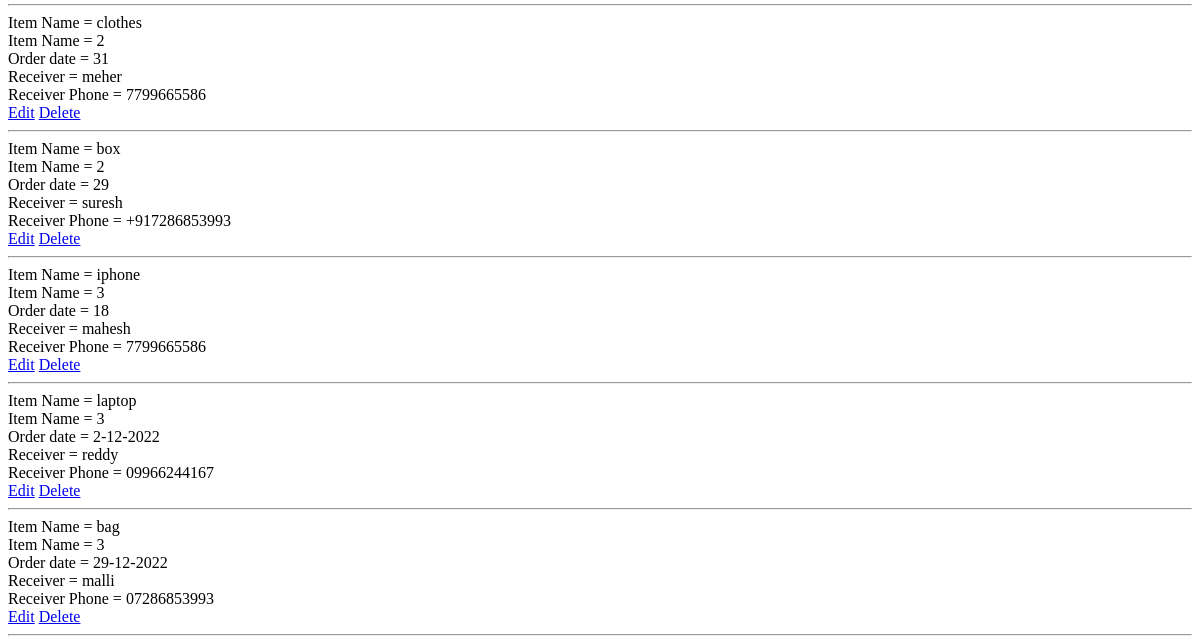
The page /list_items (lower part) on the database as committed earlier.
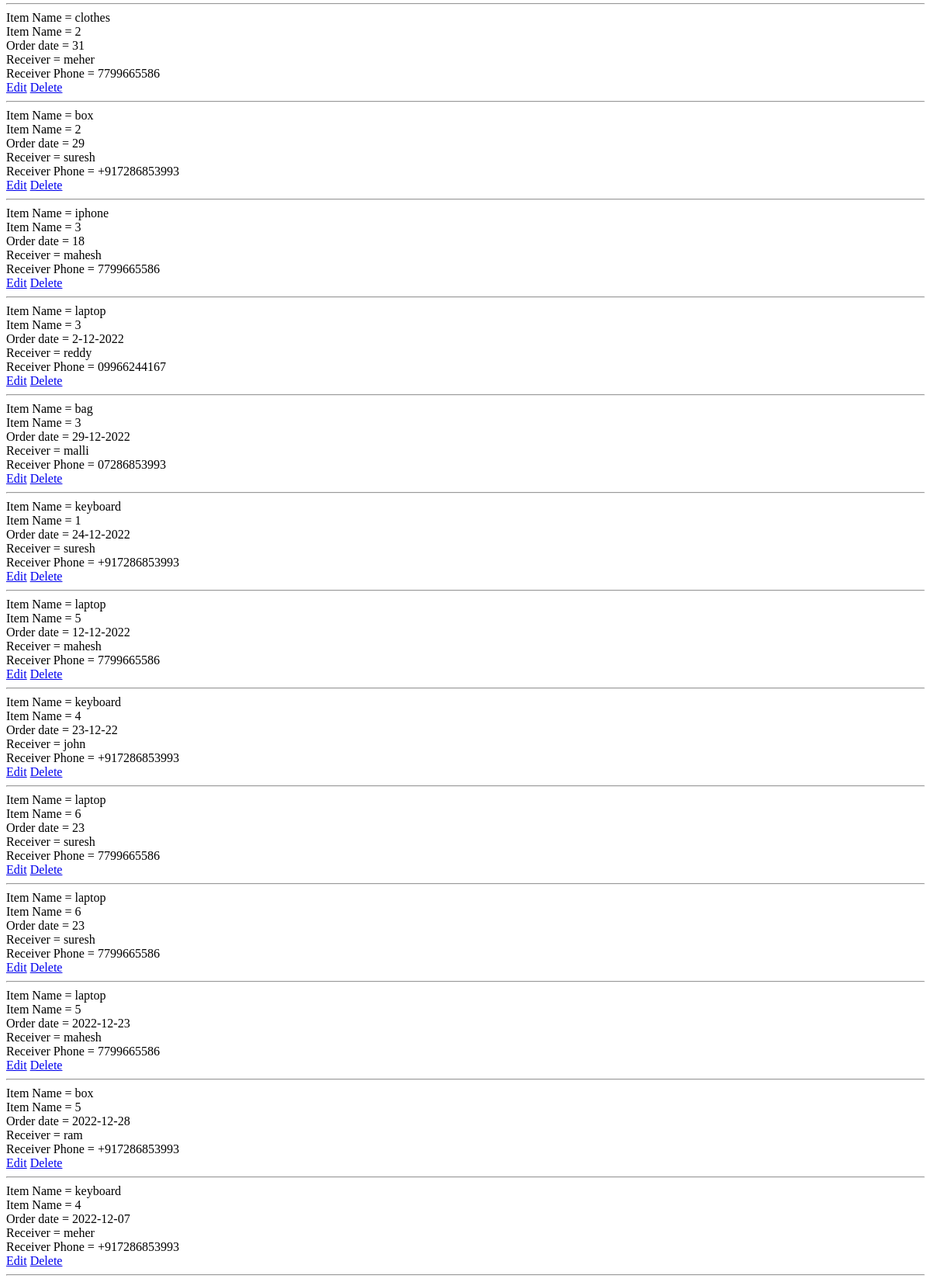
The same page on the database as committed later.
### tables this page shows
CREATE TABLE itemdetails ( id INTEGER PRIMARY KEY AUTOINCREMENT ,name text, weight text, date text, receiver text, receiver_phone text);

### app.py (the view)
@app.route('/list_items')
def list_items():
    with sqlite3.connect('database.db') as con:
        con.row_factory = sqlite3.Row
        cur = con.cursor()
        cur.execute('select * from itemdetails')
        row = cur.fetchall()
    print(row)
    return render_template('list_items.html', row=row)

### templates/list_items.html (shortened to what this page needs)
<!DOCTYPE html>
<html lang="en">
<head>
</head>
<body>
{% for i in row %}
Item Name = {{i.name}}<br>
Item Name = {{i.weight}}<br>
Order date = {{i.date}}<br>
Receiver = {{i.receiver}}<br>
Receiver Phone = {{i.receiver_phone}}<br>
<a href="/edit_item/{{i.id}}">Edit</a>
<a href="/delete_item/{{i.id}}">Delete</a><hr>
{% endfor %}
</body>
</html>

Rows that differ between the two databases and show on the page:
added itemdetails: name "keyboard", weight "1", date "24-12-2022", receiver "suresh", receiver_phone "+917286853993"
added itemdetails: name "laptop", weight "5", date "12-12-2022", receiver "mahesh", receiver_phone "7799665586"
added itemdetails: name "keyboard", weight "4", date "23-12-22", receiver "john", receiver_phone "+917286853993"
added itemdetails: name "laptop", weight "6", date "23", receiver "suresh", receiver_phone "7799665586"
added itemdetails: name "laptop", weight "6", date "23", receiver "suresh", receiver_phone "7799665586"
added itemdetails: name "laptop", weight "5", date "2022-12-23", receiver "mahesh", receiver_phone "7799665586"
added itemdetails: name "box", weight "5", date "2022-12-28", receiver "ram", receiver_phone "+917286853993"
added itemdetails: name "keyboard", weight "4", date "2022-12-07", receiver "meher", receiver_phone "+917286853993"
